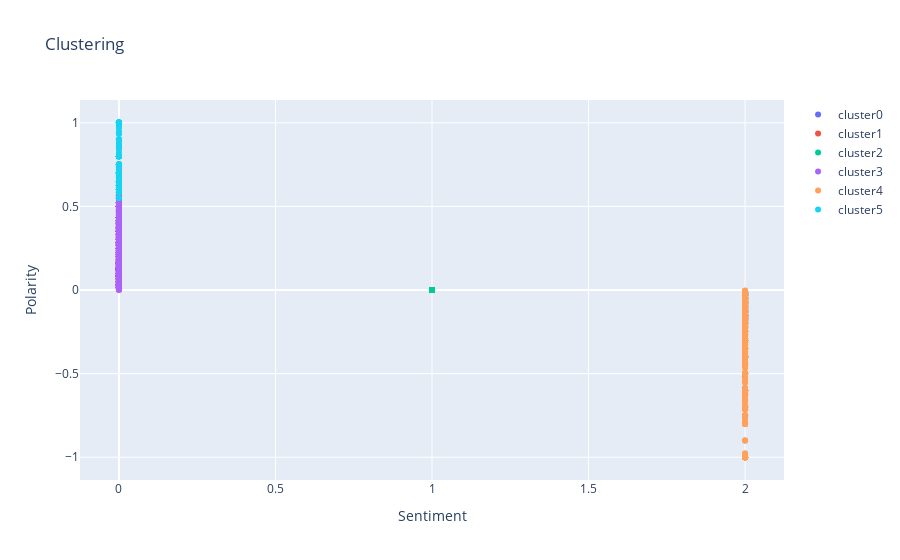

The notebook cell this image was saved under:
### Code cell
# Plot the clusters onto a graph through a Scatter Plot that displays specific cluster data points.
plot_data = []

for clus in set(data_km['cluster']):
    df = data_km[data_km['cluster'] == clus]
    plot_data.append(go.Scatter(x=df['sentiment'], y=df['polarity'],
                                text=df['Artist'],
                                name='cluster' + str(clus), mode='markers'))
    
# Add the following for cluster centroids.
# df_cc = pd.DataFrame(km.cluster_centers_)
# plot_data.append(go.Scatter(x=df_cc[1], y=df_cc[0],
#                           # text=df['name'],
#                             name='cluster center', mode='markers'))

layout = go.Layout(xaxis=dict(title='Sentiment'), yaxis=dict(title='Polarity'),
                   title='Clustering')
fig = go.Figure(data=plot_data, layout=layout)
plotly.offline.iplot(fig)

### Figure 1 — Plotly figure (JSON) as saved in the notebook; plotly's stock layout.template omitted (floating-point values rounded to 4 significant figures; data arrays with more than 128 entries replaced by an {"elided": "..."} marker saying what was removed)
{"data": [{"mode": "markers", "name": "cluster0", "text": {"elided": "2196 int values"}, "type": "scatter", "x": {"elided": "2196 int values"}, "y": {"elided": "2196 float values"}}, {"mode": "markers", "name": "cluster1", "text": {"elided": "1527 int values"}, "type": "scatter", "x": {"elided": "1527 int values"}, "y": {"elided": "1527 float values"}}, {"mode": "markers", "name": "cluster2", "text": {"elided": "3172 int values"}, "type": "scatter", "x": {"elided": "3172 int values"}, "y": {"elided": "3172 int values"}}, {"mode": "markers", "name": "cluster3", "text": {"elided": "3070 int values"}, "type": "scatter", "x": {"elided": "3070 int values"}, "y": {"elided": "3070 float values"}}, {"mode": "markers", "name": "cluster4", "text": {"elided": "1000 int values"}, "type": "scatter", "x": {"elided": "1000 int values"}, "y": {"elided": "1000 float values"}}, {"mode": "markers", "name": "cluster5", "text": {"elided": "465 int values"}, "type": "scatter", "x": {"elided": "465 int values"}, "y": {"elided": "465 float values"}}], "layout": {"title": {"text": "Clustering"}, "xaxis": {"title": {"text": "Sentiment"}}, "yaxis": {"title": {"text": "Polarity"}}}}
